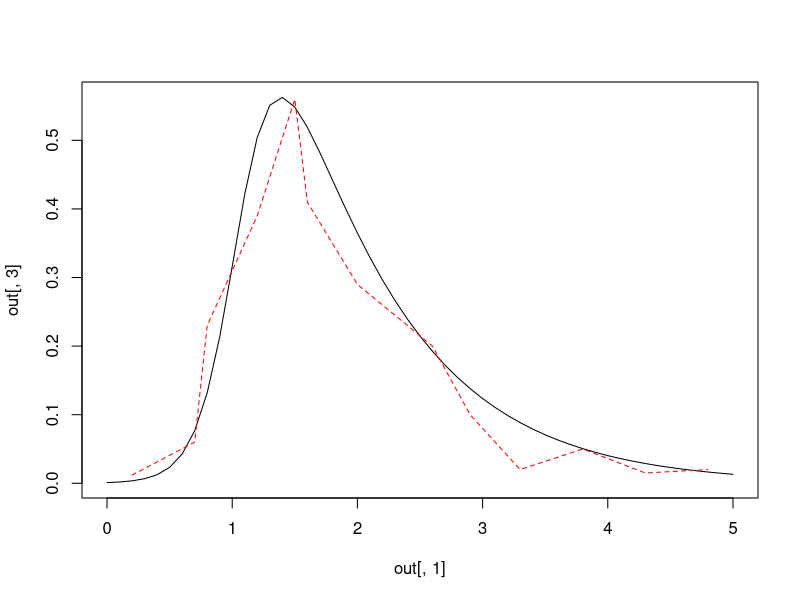

Reproduce this figure in R.
# 
t<-c(2,7,8,12,15,16,20,26,29,33,38,43,48)
infected_proportion<-c(0.012,0.06,0.23,0.39,0.56,0.41,0.29,
                0.2,0.1,0.02,0.05,0.015,0.02)
beta=0.83
gamma=1/0.2
S_ini=1
I_ini=1/1000
R_ini=0


library("deSolve")
library("scatterplot3d")
SIR_model<-function(times,y,params){
  beta<-params[1]
  gamma<-params[2]
  
  dS=-beta*y[1]*y[2]
  dI= beta*y[1]*y[2]-gamma*y[2]
  dR= gamma*y[2]
  
  return(list(c(dS,dI,dR)))
}

#out[1,1,1,1]
# initial value S(0)=0.99; I(O)=0.01; R(0)=0 

initial<-c(y1=1, y2=1/1000, y3=0.0)

# parameters  beta = 8.0; gamma=4.3
beta <- 7.48
gamma <- (1/0.88)
params<-c(beta,gamma)

times<-seq(from=0, to=5.0, by=0.1)

X11()
# ODE calculation using function from deSolve
out<- ode(times=times,y=initial ,parms=params,func=SIR_model)
#par(mfrow = c(1, 2))
#plot(out[,1],out[,2], type='line')
#lines(out[,1],out[,3], col='blue')
#lines(out[,1],out[,4])
plot(out[,1],out[,3], type='line')
lines(t/10,infected_proportion, col='red',type='line' ,lty=2)
print(out[,4])
